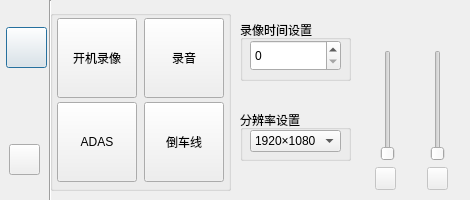
<?xml version="1.0" encoding="UTF-8"?>
<ui version="4.0">
 <class>SetFirst</class>
 <widget class="QDialog" name="SetFirst">
  <property name="geometry">
   <rect>
    <x>0</x>
    <y>0</y>
    <width>470</width>
    <height>200</height>
   </rect>
  </property>
  <property name="windowTitle">
   <string>Dialog</string>
  </property>
  <widget class="QPushButton" name="settingsButton">
   <property name="geometry">
    <rect>
     <x>6</x>
     <y>27</y>
     <width>41</width>
     <height>41</height>
    </rect>
   </property>
   <property name="styleSheet">
    <string notr="true">background-image:url(:/image/image/setting.png)</string>
   </property>
   <property name="text">
    <string/>
   </property>
  </widget>
  <widget class="QPushButton" name="returnButton">
   <property name="geometry">
    <rect>
     <x>9</x>
     <y>144</y>
     <width>31</width>
     <height>31</height>
    </rect>
   </property>
   <property name="styleSheet">
    <string notr="true">background-image:url(:/image/image/return.png)</string>
   </property>
   <property name="text">
    <string/>
   </property>
  </widget>
  <widget class="Line" name="line">
   <property name="geometry">
    <rect>
     <x>40</x>
     <y>0</y>
     <width>20</width>
     <height>201</height>
    </rect>
   </property>
   <property name="orientation">
    <enum>Qt::Vertical</enum>
   </property>
  </widget>
  <widget class="QGroupBox" name="groupBox">
   <property name="geometry">
    <rect>
     <x>50</x>
     <y>10</y>
     <width>181</width>
     <height>181</height>
    </rect>
   </property>
   <property name="title">
    <string/>
   </property>
   <widget class="QPushButton" name="movieButton">
    <property name="geometry">
     <rect>
      <x>7</x>
      <y>8</y>
      <width>80</width>
      <height>80</height>
     </rect>
    </property>
    <property name="text">
     <string>开机录像</string>
    </property>
   </widget>
   <widget class="QPushButton" name="audioButton">
    <property name="geometry">
     <rect>
      <x>94</x>
      <y>8</y>
      <width>80</width>
      <height>80</height>
     </rect>
    </property>
    <property name="text">
     <string>录音</string>
    </property>
   </widget>
   <widget class="QPushButton" name="ADASButton">
    <property name="geometry">
     <rect>
      <x>7</x>
      <y>92</y>
      <width>80</width>
      <height>80</height>
     </rect>
    </property>
    <property name="text">
     <string>ADAS</string>
    </property>
   </widget>
   <widget class="QPushButton" name="reverseButton">
    <property name="geometry">
     <rect>
      <x>94</x>
      <y>92</y>
      <width>80</width>
      <height>80</height>
     </rect>
    </property>
    <property name="text">
     <string>倒车线</string>
    </property>
   </widget>
  </widget>
  <widget class="QGroupBox" name="groupBox_2">
   <property name="geometry">
    <rect>
     <x>240</x>
     <y>20</y>
     <width>111</width>
     <height>61</height>
    </rect>
   </property>
   <property name="title">
    <string>录像时间设置</string>
   </property>
   <widget class="QSpinBox" name="movieTimeSetting">
    <property name="geometry">
     <rect>
      <x>10</x>
      <y>20</y>
      <width>91</width>
      <height>31</height>
     </rect>
    </property>
   </widget>
  </widget>
  <widget class="QGroupBox" name="groupBox_3">
   <property name="geometry">
    <rect>
     <x>240</x>
     <y>110</y>
     <width>111</width>
     <height>51</height>
    </rect>
   </property>
   <property name="title">
    <string>分辨率设置</string>
   </property>
   <widget class="QComboBox" name="comboBox">
    <property name="geometry">
     <rect>
      <x>10</x>
      <y>20</y>
      <width>91</width>
      <height>22</height>
     </rect>
    </property>
    <item>
     <property name="text">
      <string>1920×1080</string>
     </property>
    </item>
    <item>
     <property name="text">
      <string>1280×720</string>
     </property>
    </item>
   </widget>
  </widget>
  <widget class="QSlider" name="lightSlider">
   <property name="geometry">
    <rect>
     <x>378</x>
     <y>50</y>
     <width>20</width>
     <height>111</height>
    </rect>
   </property>
   <property name="orientation">
    <enum>Qt::Vertical</enum>
   </property>
  </widget>
  <widget class="QSlider" name="voiceSlider">
   <property name="geometry">
    <rect>
     <x>428</x>
     <y>50</y>
     <width>20</width>
     <height>111</height>
    </rect>
   </property>
   <property name="orientation">
    <enum>Qt::Vertical</enum>
   </property>
  </widget>
  <widget class="QLabel" name="lightLabel">
   <property name="geometry">
    <rect>
     <x>379</x>
     <y>27</y>
     <width>21</width>
     <height>21</height>
    </rect>
   </property>
   <property name="text">
    <string/>
   </property>
  </widget>
  <widget class="QLabel" name="voiceLabel">
   <property name="geometry">
    <rect>
     <x>429</x>
     <y>27</y>
     <width>21</width>
     <height>21</height>
    </rect>
   </property>
   <property name="text">
    <string/>
   </property>
  </widget>
  <widget class="QPushButton" name="lightButton">
   <property name="enabled">
    <bool>false</bool>
   </property>
   <property name="geometry">
    <rect>
     <x>375</x>
     <y>167</y>
     <width>21</width>
     <height>23</height>
    </rect>
   </property>
   <property name="text">
    <string/>
   </property>
  </widget>
  <widget class="QPushButton" name="voiceButton">
   <property name="enabled">
    <bool>false</bool>
   </property>
   <property name="geometry">
    <rect>
     <x>427</x>
     <y>167</y>
     <width>21</width>
     <height>23</height>
    </rect>
   </property>
   <property name="text">
    <string/>
   </property>
  </widget>
 </widget>
 <resources/>
 <connections/>
</ui>
